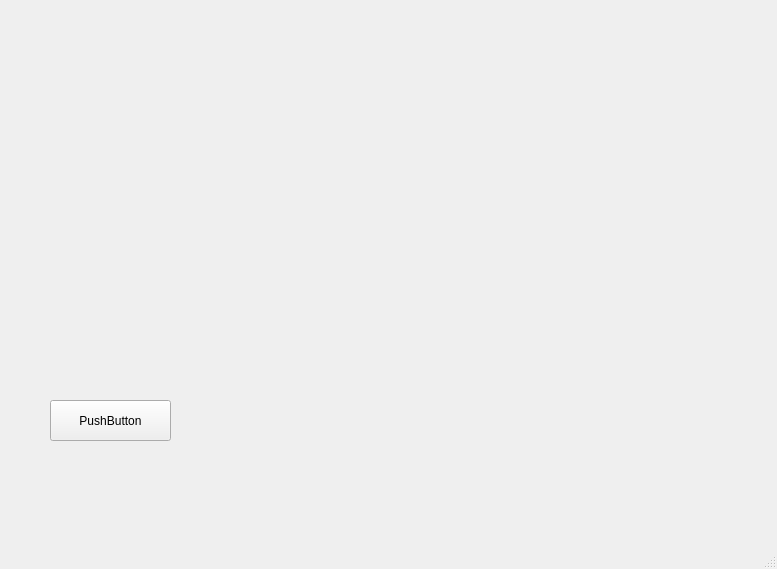
<?xml version="1.0" encoding="UTF-8"?>
<ui version="4.0">
 <class>MainWindow</class>
 <widget class="QMainWindow" name="MainWindow">
  <property name="geometry">
   <rect>
    <x>0</x>
    <y>0</y>
    <width>777</width>
    <height>569</height>
   </rect>
  </property>
  <property name="windowTitle">
   <string>MainWindow</string>
  </property>
  <widget class="QWidget" name="centralwidget">
   <widget class="QPushButton" name="button1">
    <property name="geometry">
     <rect>
      <x>50</x>
      <y>400</y>
      <width>121</width>
      <height>41</height>
     </rect>
    </property>
    <property name="mouseTracking">
     <bool>false</bool>
    </property>
    <property name="text">
     <string>PushButton</string>
    </property>
   </widget>
  </widget>
  <widget class="QMenuBar" name="menubar">
   <property name="geometry">
    <rect>
     <x>0</x>
     <y>0</y>
     <width>777</width>
     <height>21</height>
    </rect>
   </property>
  </widget>
  <widget class="QStatusBar" name="statusbar"/>
 </widget>
 <resources/>
 <connections/>
</ui>
